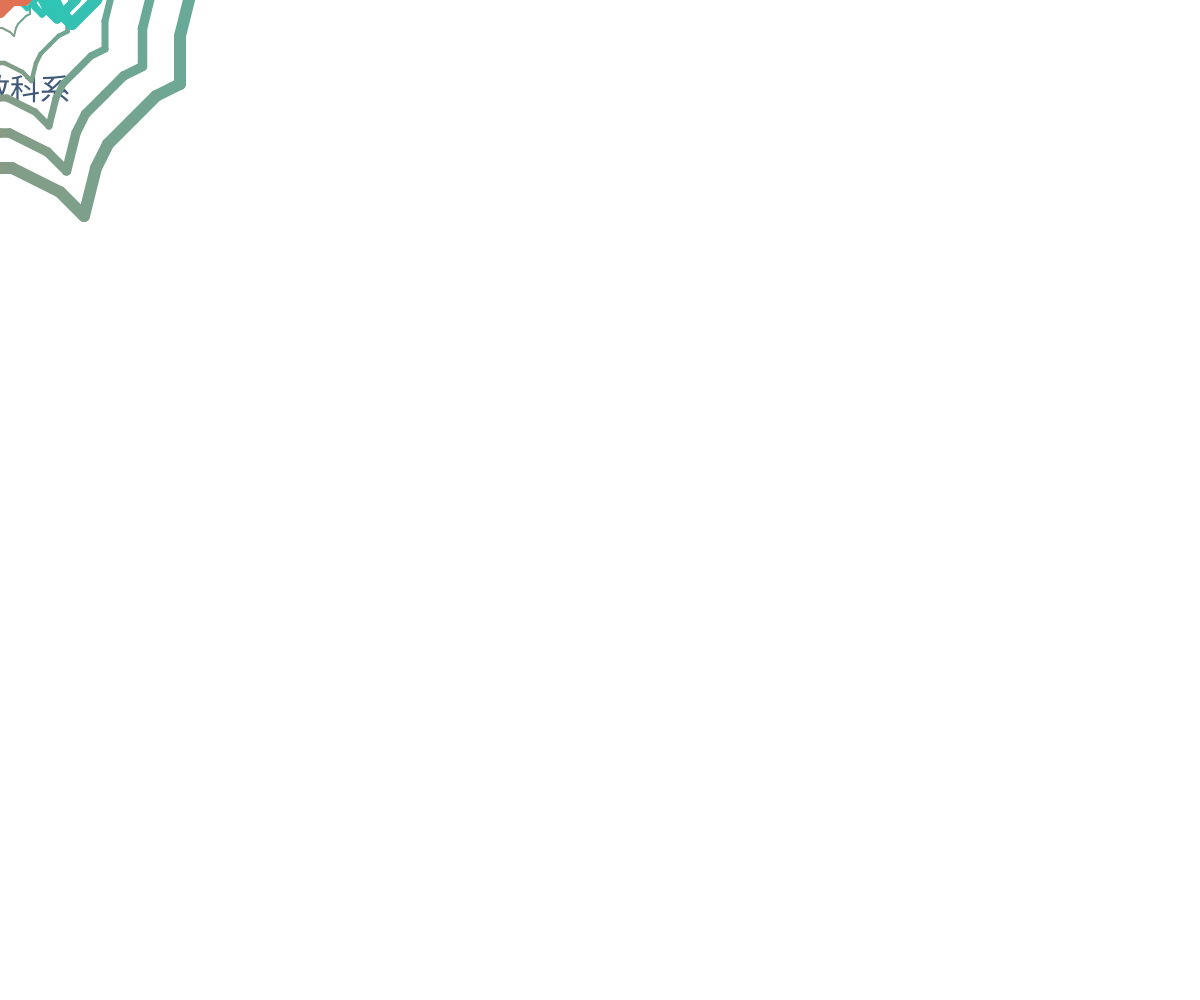
Frame 1 (no input)
Frame 60 (no input): identical to frame 1, image omitted
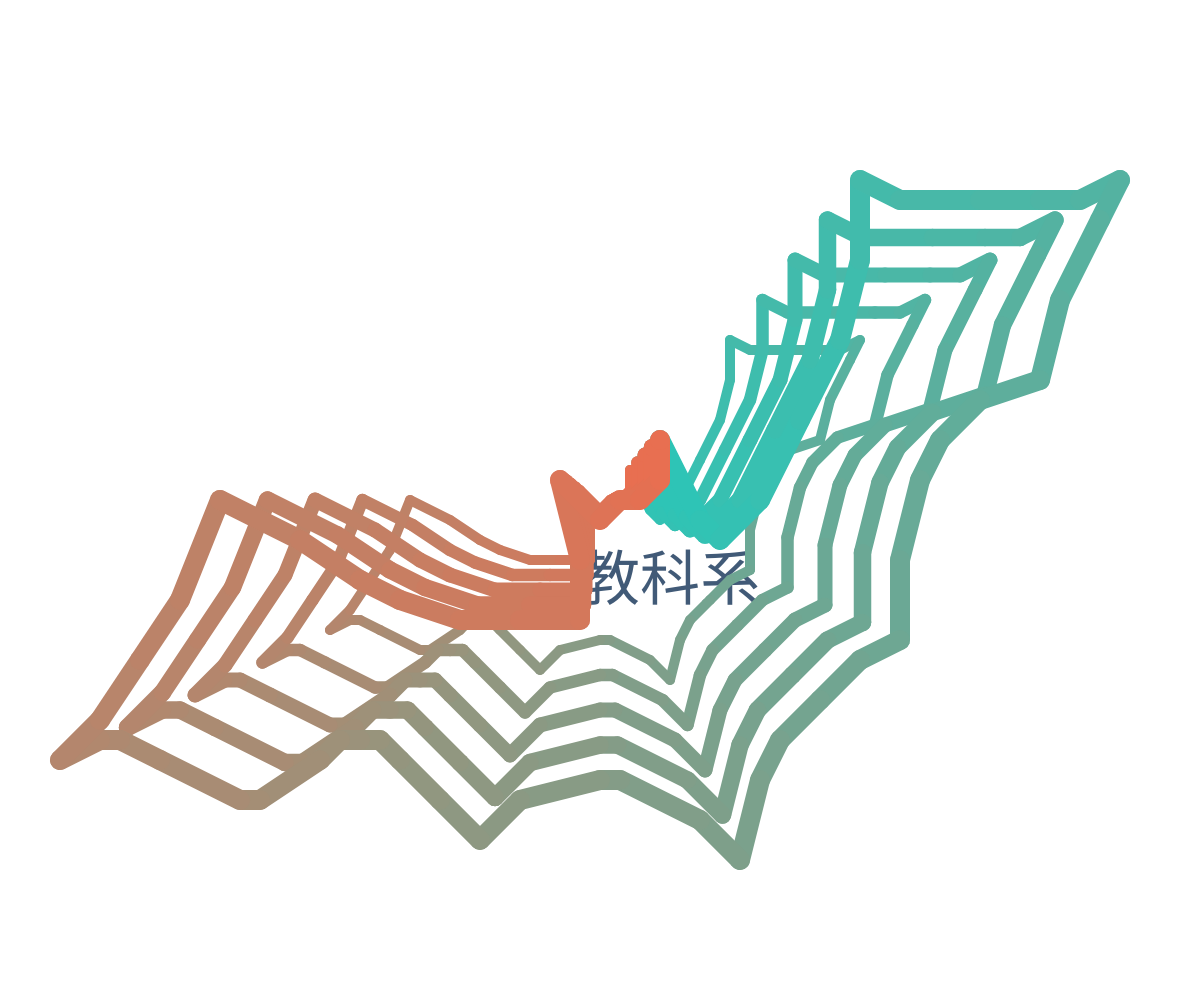
Frame 120 (the mouse pressed at the canvas centre since frame 60)

The p5.js sketch that drew these frames (run headless with seeded random() and noise() and a simulated clock; from frame 60 on, the mouse is pressed at the canvas centre):

// p5.js sketch
// ── sketch.js
function setup() {
  createCanvas(windowWidth, windowHeight); //設定畫布和視窗大小相同
}

function myyyy() { //將圖畫整理為一個函數
  //要連線的座標點
  let points = [[3,3],[5,-1],[6,-2],[8,0],[10,4],[12,8],[13,12],[13,16],[15,15],[19,15],[22,15],[24,15],[26,16],[25,14],[23,10],[22,6],[19,5],[17,3],[16,1],[15,-3],[15,-7],[13,-8],[11,-10],[9,-12],[8,-14],[7,-18],[5,-16],[1,-14],[0,-14],[-4,-15],[-6,-17],[-8,-15],[-10,-13],[-11,-12],[-12,-12],[-13,-12],[-14,-13],[-17,-15],[-18,-15],[-22,-13],[-24,-12],[-25,-12],[-27,-13],[-25,-11],[-23,-8],[-21,-5],[-19,0],[-15,-2],[-12,-4],[-10,-5],[-7,-6],[-4,-6],[-1,-6],[-1,-3],[-2,1],[0,-1],[1,0],[2,0],[3,1],[3,3]]; 

  // 將座標點擴大 20 倍
  for (let i = 0; i < points.length; i++) {
    for (let j = 0; j < points[i].length; j++) {
      points[i][j] = points[i][j] * 20;
    }
  }

  //基本設定
  scale(1, -1);
  strokeWeight(20); //線條粗細

  // 定義漸層顏色
  let c1 = color("#2ec4b6");
  let c2 = color("#ee6c4d");

  //從第一點跟第二點連成一線，接著，從第二點跟第三點連成一線，以此類推到最後一個
  for (let t = 0; t < points.length-1; t++) {
    let colorLine = lerpColor(c1, c2, t / points.length);
    stroke(colorLine);
    line(points[t][0], points[t][1], points[t+1][0], points[t+1][1]);
  }

  //最後一點與第一點連成一線
  line(points[points.length-1][0], points[points.length-1][1], points[0][0], points[0][1]);
}


function draw() {
   background(255);

  //文字
  textSize(30+mouseX/20)
  fill("#415a77")
  text("教科系",mouseX-20,mouseY+100)

   for(var m=0;m<5;m++){ //呼叫五次函數繪圖
      push()
        translate(mouseX,mouseY) //跟著滑鼠座標移動
        scale(0.1+mouseX/1500+m/8) //尺寸乘以0.6，每一圈擴大一點(m/8)，再跟著滑鼠的X軸改變大小
        myyyy() //呼叫函數
      pop()
   }
}
